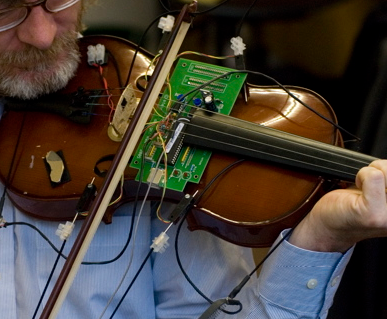
#> input picture images/misc/violin_circuit.png, 387 x 319 px, found by its file name
$ jupyter execute computing1.ipynb   (shell and % lines are left out)   (Python 2 division)   (older library calls are emulated)
#> lines starting #> are read from the running program, lines starting #| are printed output that depends on the picture
# ${\Large \infty}$ Computing

[cell 1]
from PIL import Image
Image.open("/home/nbuser/violin_circuit.png").resize((600,450),Image.ANTIALIAS)
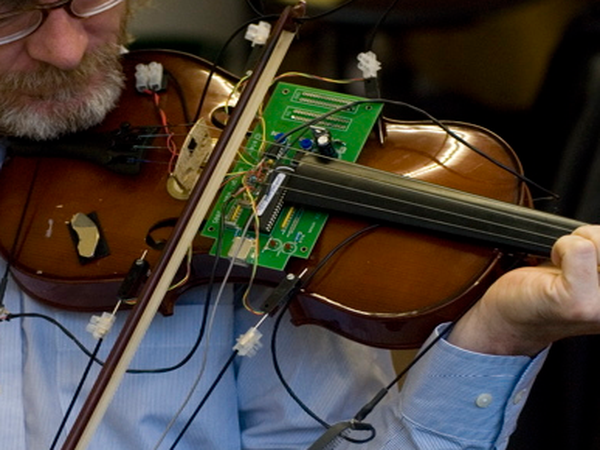
#> Out: PIL image 600x450 RGB; mean R, G, B 69.4, 61.7, 54.2

*a violinist after a collision with a computer*

### Friendly introduction

As you probably know: Violinists may get tired but computers never do (so long as they have
electrical power). To be sure: Computers misbehave sometimes but they will happily
perform calculations over and over again millions of times for us when they are being good.

This track concerns recent (20th century) mathematics that requires calculation.
We mention this in the **Monte Carlo** subject and the first example *there* is directly
related to our first topic *here*. This first topic concerns small creatures, many
many of them, who follow simple rules. These creatures are called **automatons**.

As if the little creatures weren't enough... let's also take a few minutes to see how
a diagram is drawn using a computer program. We will draw a figure called Ulam's spiral.
This is named after Professor Ulam.

Then at last we have a third story that will take some time to tell.
This story begins with the question 'What do we mean by *numbers*?'
I'll tell you a little about this...

Remember when you learned to count? And one day they turned the page of a book
and it was a picture of a sheep and they asked you 'How many cows are there?'
You had no idea. There was just the sheep. You looked up and said 'That's a *sheep*.'

Then they got a goofy smile on their face and they said 'Surprise! It is Zero cows!'

Well that wasn't very nice, introducing a new number like that. And then they
one day they added fractions... and another day they added negative numbers...
and decimals... and irrationals... and if they haven't done it yet some day they
will talk to you about *transcendental* numbers... it never seems to end.

So... let's outfox them by getting ahead of the game. We will redefine numbers
not as a list of examples but in terms of how numbers *work*. What does this mean?

Suppose you define a *car* to be something that transports you from Point **A**
to Point **B**. Done. Now all of a sudden a *bike* is a type of *car*. As is a
*camel* as is a *tardis*. If you don't know what a tardis is: Don't worry; it is just
another kind of *car*. Now let's go back to numbers.

Numbers like $-3, 0, 1, 19, 3.141593, \frac{22}{7}, \sqrt{2}, -1.11111$
can be used in arithmetic. Let's define a number as 'something you can do
arithmetic with'. This defines a number based on *how it works*.

The third part of the **computing** track will pretend to invent a new type of
number including all of the rules of arithmetic. Of course these numbers have already
been invented, but never mind that. The purpose of our hike into the world of these
numbers is to continue our journey into fractals. We began with the even/odd pattern
of **Meru Prastarah** and with the Serpinski gasket painted by Egon in the
**Monte Carlo** pages. Here we hope to wind up understanding something about Julia sets
and instability.

### At the end of this track you should...

- have an idea when a computer might help solve a problem
- understand how computers manage to do a lot of calculations using loops
- recognize some of the syntax of the Python computer programming language
- be able to modify parameters and re-run programs to try out experiments

### Terminology

- **automaton**: a small creature who follows simple rules, often as one of many
- **code**: instructions for a computer written in a language understandable to (skilled) humans
- **Python**: a computer programming language
- **loop**: a structure in a computer program that performs a task multiple times

### How Computing Works

Let's start by baking a cake. We know we will need some flour and some sugar... is that it? We better look up
a recipe. Then note down what we don't have. Then go to the store and buy those ingredients. Then come back.
Then tidy up the kitchen. Then get out the bowls and the mixer. We know we will need those. And then we will
return to the recipe.

Oh look: The recipe calls for three eggs. We better buy some eggs because we do not have any on hand.

(some time passes... we do all these things... now we are going through the recipe)

Ok now it is time to add the eggs... well this is very curious. The directions are as follows:

- write the number 1 on a little post-it note
- place the little post-it note just below this line

<br><br>

- break open an egg and add it to the cake batter
- mentally add one to the number on the post-it note above; call this the New Number
- if the New Number is 4 skip the next instruction
- go back up to the post-it note, scratch out the old number, write in the New Number and continue with the instructions from there
- measure out 1/3 cup vegetable oil and add that to the batter

Now let's do the same thing using a computer program. Just like with the cake there is a bunch of stuff
we have to do before we can start making the program. And then this program just *pretends* to make the cake.
Well... you could make a real cake and bring it to a club meeting and then we would be in business.

But for now here is the program.
Think of it as a recipe that proceeds from the top instruction to the bottom but -- just
like with the post-it-note -- it can jump backwards to do something (add an egg) over and over.

[cell 2]
how_many_eggs = 3

# This is a comment. When the program runs it does not do anything. It is for people to read.

print ''

post_it_note = 1

# Now I have a bucket labeled 'post_it_note'. Inside the bucket is the number 1
# That is: I need to add egg number 1; and I am tracking this in my post_it_note bucket.

print 'I just wrote down the number 1 on my egg-counter post-it note'
print ''

adding_eggs_now = True

# 'while' will do everything indented below as long as 'adding_eggs_now' is True

while adding_eggs_now:
    print 'I just added egg number', post_it_note, 'to the batter'
    if post_it_note == how_many_eggs:
        adding_eggs_now = False
        print '  ... ok I added enough eggs, better stop!'
        print ''
    post_it_note = post_it_note + 1

# And now we continue onward
print 'I just added 1/3 cup vegetable oil to the batter'
print ''

### Why this is remarkable

The program above pretends to make a cake... but we are no closer to having any cake to eat.
But whether this seems remarkable to you or not: The program does an action over and over again
without getting tired. That is the real point here.

What follows does not try and teach programming. That is another club; or a book or a class. But we do
include enough comments to help you follow what is happening.

Notice that the very first line of the program sets the number of eggs. Try changing it to 7 eggs
to be sure that it works as you expect. Try 1,000. Don't go much higher than that though; it might
lock up your window.

From here forward the computer programs are something you can
puzzle over or simply use, up to you.

The next program is still being fixed... but it does produce a spiral pattern of numbers, only the
primes, where the idea is to look for diagonals. It is called the **Ulam spiral**.

[cell 3]
start_value = 41
square_side = 41

dotsize = 3000*100/(square_side*square_side)
if dotsize < 1: dotsize = 1
print square_side, dotsize

dotsize = 4

if square_side > 500: square_side = 500
print_numbers = True
if square_side > 40: print_numbers = False

n_numbers = square_side * square_side
numberRange = range(start_value, start_value + n_numbers)
(scale_x, scale_y) = (1.0/float(square_side), 1.0/float(square_side))
(x0, y0) = (0., 0.)
(x_current, y_current) = (x0, y0)

# it would be tricky to use isPrime() to extend an initial list of primes but
#   this does not play well with a big starting number like 41

def isPrime(n):
    if n < 2: return False
    floor_sqrt = int(np.floor(np.sqrt(float(n))))
    for i in range(2, floor_sqrt + 1):
        if n % i == 0: return False
    return True

import numpy as np
import matplotlib.pyplot as plt
# %pylab inline

prime_x = []
prime_y = []
prime_p = []
c = []
dxdy = [(scale_x,0),(0,scale_y),(-scale_x,0),(0,-scale_y)]
dxdyIndex = 0
dxdyModulus = 4
dxdyRun = 1
dxdyCounter = 0
dxdyBit = 0

# return coordinates based on a = cell (x) and b = row (y)
figdim = 12
fig, ax = plt.subplots(figsize=(figdim,figdim))
ax.axis('equal')
ax.set(xlim=(-0.54, 0.54), ylim=(-0.54,0.54))

for i in numberRange:
    if isPrime(i):
        prime_x.append(x_current)
        prime_y.append(y_current)
        prime_p.append(str(i))
        plt.text(x_current, y_current, str(i), fontsize='8')
    x_current += dxdy[dxdyIndex][0]
    y_current += dxdy[dxdyIndex][1]
    dxdyCounter += 1
    if dxdyCounter >= dxdyRun:
        dxdyCounter = 0
        dxdyIndex = (dxdyIndex + 1) % dxdyModulus
        dxdyBit += 1
        if dxdyBit > 1:
            dxdyBit = 0
            dxdyRun += 1


plt.scatter(prime_x, prime_y, s=dotsize, marker='.', color='b')
plt.show()
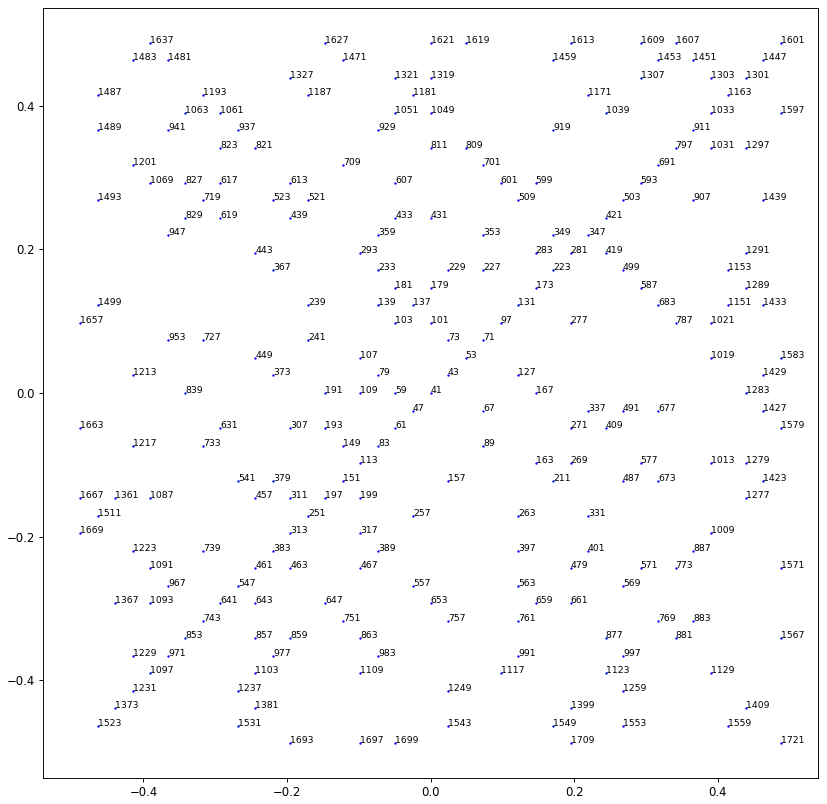
#> figure drawn by matplotlib, 1 panel
